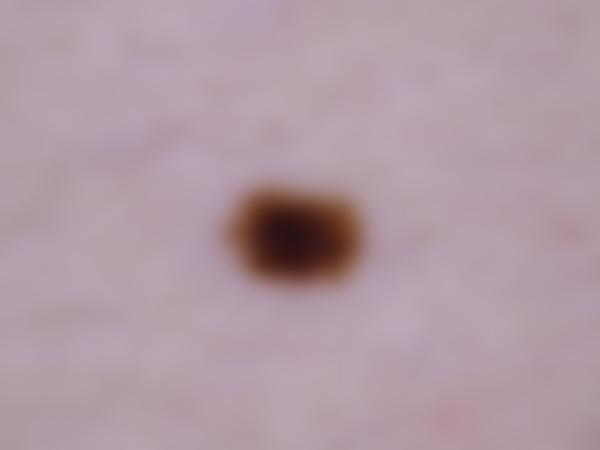
#> input picture instance/uploads/images/059bff59-e1b3-4be6-8723-979fe268ba15.jpg, 600 x 450 px
$ python -i measurement_service.py   (imports and definitions only)
#> lines starting #> are read from the running program, lines starting #| are printed output that depends on the picture; after the words box and inside, x2 and y2 are one past the last pixel; in counts of white or black regions, pixels touching at a corner belong together
"""
Independent OpenCV contour measurement for dermoscopy images.

- Không phụ thuộc EfficientNet hoặc Grad-CAM.
- Đo lường vẫn nằm trong hệ tọa độ pixel của ảnh gốc.
- Thử cả Otsu Binary và Binary Inverted để tăng độ ổn định.
- Không loại bỏ ngay contour chỉ vì chạm biên.
- Loại vùng quá nhỏ hoặc gần như chiếm toàn bộ ảnh.
"""

from dataclasses import dataclass
from pathlib import Path
from typing import Optional
from uuid import uuid4

import cv2


# ============================================================
# RESULT
# ============================================================


@dataclass(frozen=True)
class MeasurementResult:
    status: str

    error_code: Optional[str] = None
    error_message: Optional[str] = None

    lesion_area_px: Optional[float] = None
    lesion_perimeter_px: Optional[float] = None
    lesion_ratio: Optional[float] = None

    bbox_x: Optional[int] = None
    bbox_y: Optional[int] = None
    bbox_width: Optional[int] = None
    bbox_height: Optional[int] = None

    contour_path: Optional[str] = None


# ============================================================
# SERVICE
# ============================================================


class MeasurementService:
    def __init__(
        self,
        min_area_fraction=0.001,
        max_area_fraction=0.90,
        blur_kernel=5,
        morph_kernel=5,
        border_margin_fraction=0.01,
    ):
        """
        min_area_fraction:
            Loại contour quá nhỏ.

        max_area_fraction:
            Không chọn contour chiếm gần toàn bộ ảnh.
            Điều này giúp tránh chọn background hoặc
            viền tròn của dermoscope.

        border_margin_fraction:
            Khoảng biên dùng để đánh giá contour chạm cạnh.
            Chạm cạnh không còn bị loại ngay mà chỉ bị trừ điểm.
        """

        self.min_area_fraction = float(min_area_fraction)

        self.max_area_fraction = float(max_area_fraction)

        self.blur_kernel = self._odd_kernel(blur_kernel)

        self.morph_kernel = self._odd_kernel(morph_kernel)

        self.border_margin_fraction = float(border_margin_fraction)

    # ========================================================
    # HELPERS
    # ========================================================

    @staticmethod
    def _odd_kernel(value):

        value = max(
            3,
            int(value),
        )

        return value if value % 2 else value + 1

    # ========================================================
    # MAIN
    # ========================================================

    def measure(
        self,
        image_path,
        output_dir,
    ) -> MeasurementResult:

#> called with output_dir = 'out.png'
        source = Path(image_path).resolve()

        # ----------------------------------------------------
        # READ IMAGE
        # ----------------------------------------------------

        image = cv2.imread(
            str(source),
            cv2.IMREAD_COLOR,
        )
#> image is the input picture: shape (450, 600, 3); mean B, G, R 164.8, 154.3, 177.3

        if image is None:
            return MeasurementResult(
                status="FAILED",
                error_code="IMAGE_READ_ERROR",
                error_message=("Không thể đọc ảnh đầu vào"),
            )

        height, width = image.shape[:2]
#> height = 450; width = 600

        if width <= 0 or height <= 0:
            return MeasurementResult(
                status="FAILED",
                error_code="INVALID_IMAGE_SIZE",
                error_message=("Ảnh có kích thước không hợp lệ"),
            )

        # ----------------------------------------------------
        # GRAYSCALE + BLUR
        # ----------------------------------------------------

        gray = cv2.cvtColor(
            image,
            cv2.COLOR_BGR2GRAY,
        )
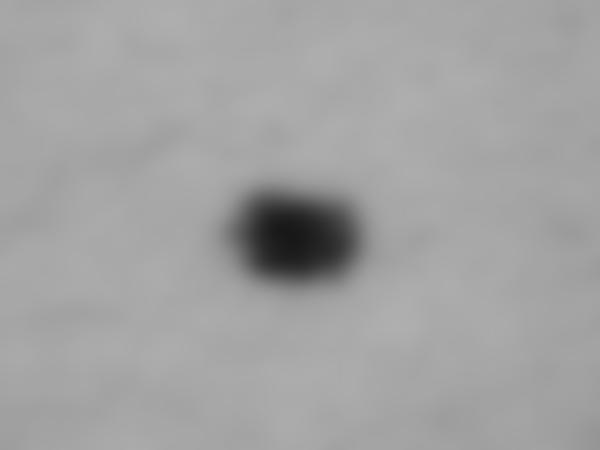
#> gray: shape (450, 600); min 23, max 175, mean 162.3

        blurred = cv2.GaussianBlur(
            gray,
            (
                self.blur_kernel,
                self.blur_kernel,
            ),
            0,
        )

        # ----------------------------------------------------
        # CREATE TWO OTSU MASKS
        #
        # Không biết trước lesion sáng hay tối hơn nền,
        # vì vậy thử cả hai polarity.
        # ----------------------------------------------------

        _, binary_inv = cv2.threshold(
            blurred,
            0,
            255,
            cv2.THRESH_BINARY_INV + cv2.THRESH_OTSU,
        )
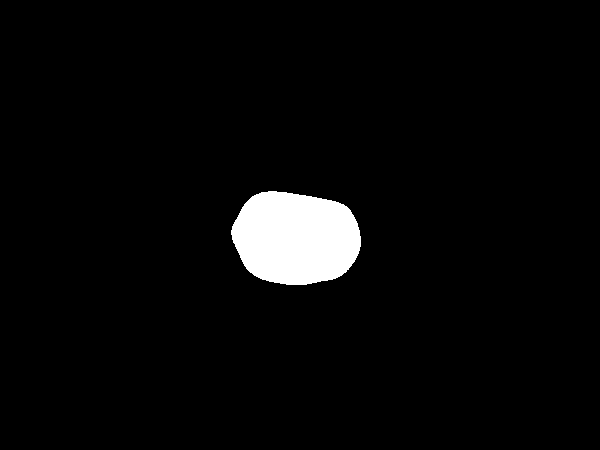
#> binary_inv: shape (450, 600); 3.6% white; 1 white region, box (x1, y1, x2, y2) and area: (231, 191, 361, 285) 9721

        _, binary = cv2.threshold(
            blurred,
            0,
            255,
            cv2.THRESH_BINARY + cv2.THRESH_OTSU,
        )

        # ----------------------------------------------------
        # MORPHOLOGY
        # ----------------------------------------------------

        kernel = cv2.getStructuringElement(
            cv2.MORPH_ELLIPSE,
            (
                self.morph_kernel,
                self.morph_kernel,
            ),
        )

        masks = [
            self._clean_mask(
                binary_inv,
                kernel,
            ),
            self._clean_mask(
                binary,
                kernel,
            ),
        ]
#> in _clean_mask, `opened = cv2.morphologyEx( mask, cv2.MORPH_OPEN, kernel, iterations=1, )`: opened: shape (450, 600); 3.6% white; 1 white region, box (x1, y1, x2, y2) and area: (231, 191, 361, 285) 9720

        # ----------------------------------------------------
        # FIND BEST CONTOUR FROM BOTH MASKS
        # ----------------------------------------------------

        contour = self._select_best_contour(
            masks,
            width,
            height,
        )
#> the loop in _select_best_contour, `for mask in masks:` made 2 passes
#> contours on pass 2: [[[0, 0], [0, 449], [599, 449], [599, 0]]]
#> after the loop in _select_best_contour, `for mask in masks:`: candidates = 1 item
#> contour = contour of 173 points, box (x1, y1, x2, y2) (231, 191, 361, 285), area 9553

        if contour is None:
            return MeasurementResult(
                status="FAILED",
                error_code="NO_CONTOUR",
                error_message=("Không tìm thấy contour tổn thương phù hợp"),
            )

        # ----------------------------------------------------
        # MEASURE
        # ----------------------------------------------------

        area = float(cv2.contourArea(contour))
#> area = 9553

        perimeter = float(
            cv2.arcLength(
                contour,
                True,
            )
        )
#> perimeter = 378.4

        (
            x,
            y,
            box_width,
            box_height,
        ) = cv2.boundingRect(contour)
#> x = 231; y = 191; box_width = 130; box_height = 94

        image_area = float(width * height)
#> image_area = 270000

        ratio = area / image_area if image_area > 0 else 0.0
#> ratio = 0.0354

        # ----------------------------------------------------
        # CREATE OVERLAY
        # ----------------------------------------------------

        overlay = image.copy()

        # Tô vùng lesion nhẹ để dễ nhìn
        filled = image.copy()

        cv2.drawContours(
            filled,
            [contour],
            -1,
            (0, 190, 0),
            thickness=-1,
        )
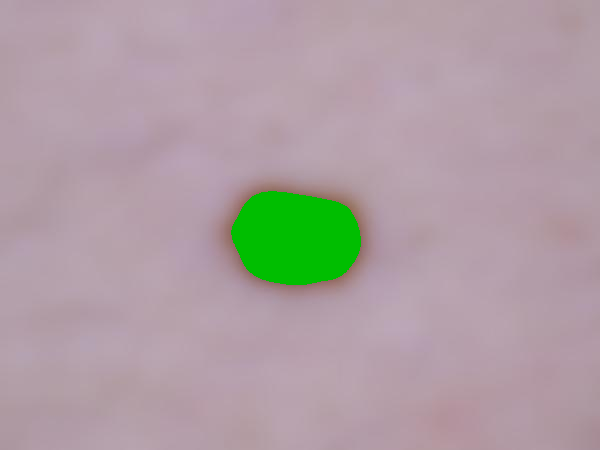
#> filled: shape (450, 600, 3); 3.6% of pixels changed, all inside (x1, y1, x2, y2) = (231, 191, 361, 285)

        overlay = cv2.addWeighted(
            filled,
            0.18,
            overlay,
            0.82,
            0,
        )
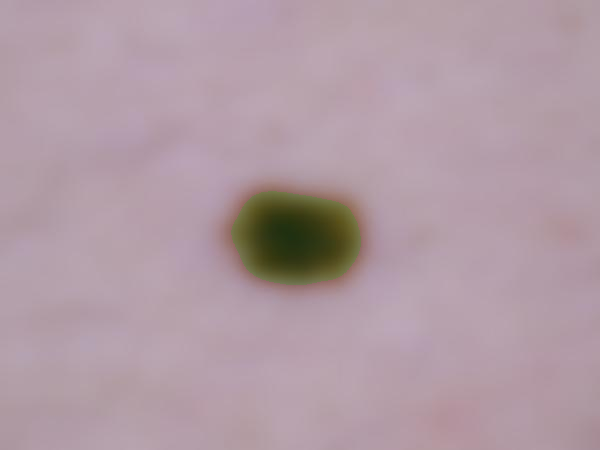
#> overlay: shape (450, 600, 3); mean B, G, R 164.5, 155.2, 176.6

        # Độ dày theo kích thước ảnh
        thickness = max(
            2,
            int(
                min(
                    width,
                    height,
                )
                * 0.003
            ),
        )
#> thickness = 2

        # contour xanh
        cv2.drawContours(
            overlay,
            [contour],
            -1,
            (0, 255, 0),
            thickness,
            lineType=cv2.LINE_AA,
        )

        # bounding box đỏ
        cv2.rectangle(
            overlay,
            (
                x,
                y,
            ),
            (
                x + box_width,
                y + box_height,
            ),
            (0, 0, 255),
            thickness,
            lineType=cv2.LINE_AA,
        )
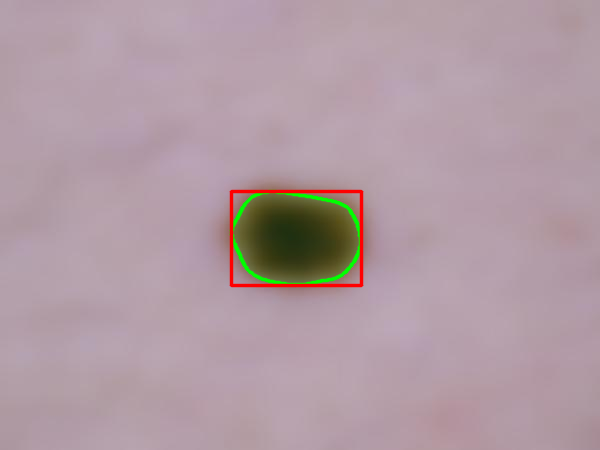
#> overlay: shape (450, 600, 3); mean B, G, R 163.5, 155, 176.7

        # ----------------------------------------------------
        # LABEL
        # ----------------------------------------------------

        font_scale = max(
            0.45,
            min(
                width,
                height,
            )
            / 1000.0,
        )
#> font_scale = 0.45

        text_thickness = max(
            1,
            thickness // 2,
        )
#> text_thickness = 1

        info_lines = [
            f"Area: {area:.0f} px2",
            (f"Perimeter: {perimeter:.1f} px"),
            (f"Ratio: {ratio * 100:.2f}%"),
        ]
#> info_lines = ['Area: 9553 px2', 'Perimeter: 378.4 px', 'Ratio: 3.54%']

        text_x = max(
            10,
            x,
        )
#> text_x = 231

        text_y = max(
            25,
            y - 10,
        )
#> text_y = 181

        line_height = int(24 * font_scale + 12)
#> line_height = 22

        for index, text in enumerate(info_lines):
            pos_y = text_y + index * line_height

            # nền chữ
            (
                text_size,
                _,
            ) = cv2.getTextSize(
                text,
                cv2.FONT_HERSHEY_SIMPLEX,
                font_scale,
                text_thickness,
            )

            text_width = text_size[0]

            text_height = text_size[1]

            cv2.rectangle(
                overlay,
                (
                    text_x - 4,
                    pos_y - text_height - 5,
                ),
                (
                    text_x + text_width + 5,
                    pos_y + 5,
                ),
                (0, 0, 0),
                thickness=-1,
            )

            cv2.putText(
                overlay,
                text,
                (
                    text_x,
                    pos_y,
                ),
                cv2.FONT_HERSHEY_SIMPLEX,
                font_scale,
                (255, 255, 255),
                text_thickness,
                lineType=cv2.LINE_AA,
            )
#> this loop made 3 passes
#> (text, pos_y, text_size, text_width) on passes 1 to 3: ('Area: 9553 px2', 181, (112, 10), 112), ('Perimeter: 378.4 px', 203, (145, 10), 145), ('Ratio: 3.54%', 225, (91, 10), 91)
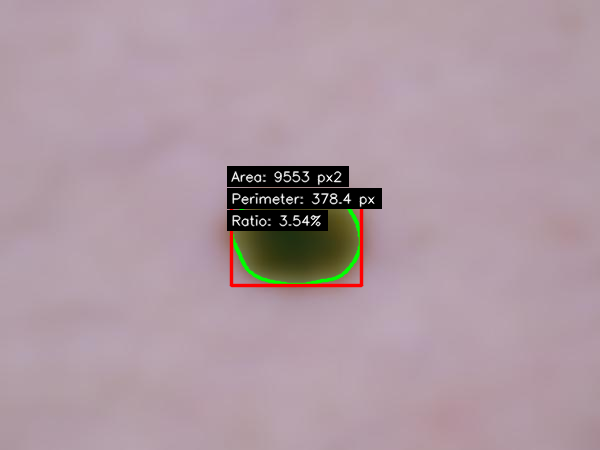
#> overlay: shape (450, 600, 3); 2.94% of pixels changed, all inside (x1, y1, x2, y2) = (227, 166, 382, 231)

        # ----------------------------------------------------
        # SAVE OVERLAY
        # ----------------------------------------------------

        output_root = Path(output_dir).resolve()

        output_root.mkdir(
            parents=True,
            exist_ok=True,
        )

        output_path = (output_root / (f"contour_{uuid4().hex}.png")).resolve()

        # chống path traversal
        if output_root not in output_path.parents:
            return MeasurementResult(
                status="FAILED",
                error_code=("OVERLAY_WRITE_ERROR"),
                error_message=("Đường dẫn ảnh contour không hợp lệ"),
            )

        saved = cv2.imwrite(
            str(output_path),
            overlay,
        )

        if not saved:
            return MeasurementResult(
                status="FAILED",
                error_code=("OVERLAY_WRITE_ERROR"),
                error_message=("Không thể lưu ảnh contour"),
            )

        # ----------------------------------------------------
        # SUCCESS
        # ----------------------------------------------------

        return MeasurementResult(
            status="COMPLETED",
            lesion_area_px=area,
            lesion_perimeter_px=(perimeter),
            lesion_ratio=ratio,
            bbox_x=int(x),
            bbox_y=int(y),
            bbox_width=int(box_width),
            bbox_height=int(box_height),
            contour_path=str(output_path),
        )

    # ========================================================
    # MASK CLEANING
    # ========================================================

    @staticmethod
    def _clean_mask(
        mask,
        kernel,
    ):

        # loại nhiễu nhỏ
        opened = cv2.morphologyEx(
            mask,
            cv2.MORPH_OPEN,
            kernel,
            iterations=1,
        )

        # nối các vùng lesion bị đứt
        cleaned = cv2.morphologyEx(
            opened,
            cv2.MORPH_CLOSE,
            kernel,
            iterations=2,
        )

        return cleaned

    # ========================================================
    # SELECT BEST CONTOUR
    # ========================================================

    def _select_best_contour(
        self,
        masks,
        width,
        height,
    ):

        image_area = float(width * height)

        min_area = max(
            10.0,
            image_area * self.min_area_fraction,
        )

        max_area = image_area * self.max_area_fraction

        candidates = []

        # thử contour từ cả mask normal và inverse
        for mask in masks:
            contours, _ = cv2.findContours(
                mask,
                cv2.RETR_EXTERNAL,
                cv2.CHAIN_APPROX_SIMPLE,
            )

            for contour in contours:
                score = self._score_contour(
                    contour,
                    width,
                    height,
                    min_area,
                    max_area,
                )

                if score is None:
                    continue

                candidates.append(
                    (
                        score,
                        contour,
                    )
                )

        if not candidates:
            return None

        # score cao nhất
        candidates.sort(
            key=lambda item: item[0],
            reverse=True,
        )

        return candidates[0][1]

    # ========================================================
    # SCORE CONTOUR
    # ========================================================

    def _score_contour(
        self,
        contour,
        width,
        height,
        min_area,
        max_area,
    ):

        image_area = float(width * height)

        area = float(cv2.contourArea(contour))

        # quá nhỏ
        if area < min_area:
            return None

        # gần như toàn bộ ảnh
        if area > max_area:
            return None

        (
            x,
            y,
            box_width,
            box_height,
        ) = cv2.boundingRect(contour)

        if box_width <= 2 or box_height <= 2:
            return None

        bbox_area = float(box_width * box_height)

        if bbox_area <= 0:
            return None

        # ----------------------------------------------------
        # AREA FRACTION
        # ----------------------------------------------------

        area_fraction = area / image_area

        # ----------------------------------------------------
        # EXTENT
        #
        # Tỷ lệ contour / bounding box
        # ----------------------------------------------------

        extent = area / bbox_area

        # ----------------------------------------------------
        # SOLIDITY
        # ----------------------------------------------------

        hull = cv2.convexHull(contour)

        hull_area = float(cv2.contourArea(hull))

        solidity = area / hull_area if hull_area > 0 else 0.0

        # ----------------------------------------------------
        # CENTER SCORE
        #
        # Dermoscopy thường đặt lesion gần vùng trung tâm.
        # Chỉ dùng làm score, không phải điều kiện bắt buộc.
        # ----------------------------------------------------

        center_x = x + box_width / 2.0

        center_y = y + box_height / 2.0

        dx = abs(center_x - width / 2.0) / max(
            width / 2.0,
            1.0,
        )

        dy = abs(center_y - height / 2.0) / max(
            height / 2.0,
            1.0,
        )

        center_distance = min(
            1.0,
            ((dx * dx + dy * dy) ** 0.5) / 1.41421356237,
        )

        center_score = 1.0 - center_distance
        # ----------------------------------------------------
        # BORDER
        #
        # Khác code cũ:
        # chạm biên KHÔNG bị loại ngay.
        # ----------------------------------------------------

        border_sides = self._count_border_sides(
            contour,
            width,
            height,
        )

        # Nếu vùng lớn và gần như là toàn background,
        # chạm 3-4 cạnh -> loại.
        if border_sides >= 3 and area_fraction > 0.25:
            return None

        # ----------------------------------------------------
        # AREA SCORE
        #
        # Khuyến khích vùng đủ lớn nhưng không ép lesion
        # phải có một kích thước cố định.
        # ----------------------------------------------------

        area_score = min(
            1.0,
            area_fraction / 0.20,
        )

        # ----------------------------------------------------
        # FINAL SCORE
        # ----------------------------------------------------

        score = 2.2 * center_score + 1.3 * area_score + 0.45 * solidity + 0.30 * extent

        # Chạm biên chỉ bị trừ điểm
        score -= border_sides * 0.35

        # vùng cực lớn có nguy cơ là background
        if area_fraction > 0.65:
            score -= 1.5

        elif area_fraction > 0.45:
            score -= 0.6

        return score

    # ========================================================
    # BORDER CHECK
    # ========================================================

    def _count_border_sides(
        self,
        contour,
        width,
        height,
    ):

        (
            x,
            y,
            box_width,
            box_height,
        ) = cv2.boundingRect(contour)

        margin = max(
            1,
            int(
                min(
                    width,
                    height,
                )
                * self.border_margin_fraction
            ),
        )

        left = x <= margin

        top = y <= margin

        right = x + box_width >= width - margin

        bottom = y + box_height >= height - margin

        return sum(
            [
                left,
                top,
                right,
                bottom,
            ]
        )

>>> result = MeasurementService().measure('../../../instance/uploads/images/059bff59-e1b3-4be6-8723-979fe268ba15.jpg', 'out.png')
